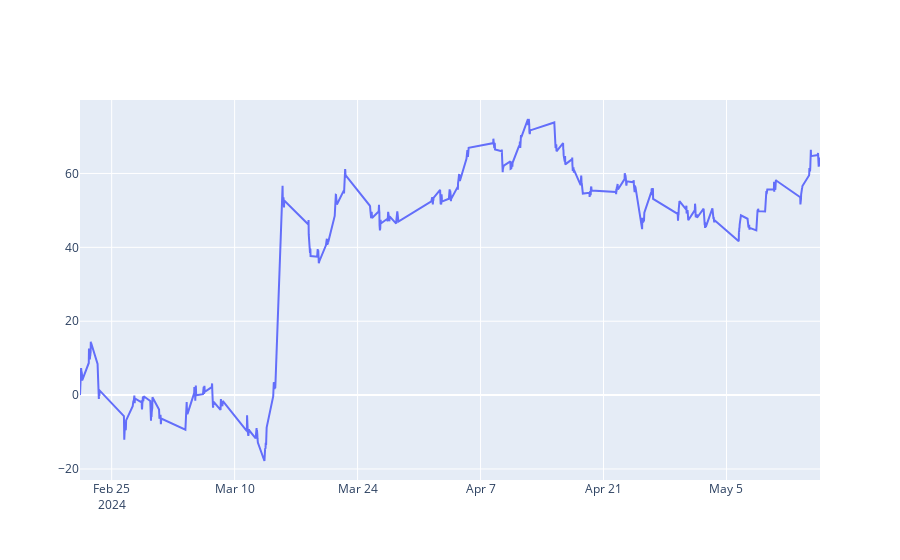

The code cell stored with this chart in its notebook:
### Code cell
# Plot the difference between the two tickers

fig = go.Figure()
fig.add_trace(go.Scatter(x=msft_adbe_dif.index, y=msft_adbe_dif, name='TSM-QCOM'))

fig.show()

### Figure 1 — Plotly figure (JSON) as saved in the notebook; plotly's stock layout.template omitted (floating-point values rounded to 4 significant figures; data arrays with more than 128 entries replaced by an {"elided": "..."} marker saying what was removed)
{"data": [{"name": "TSM-QCOM", "type": "scatter", "x": {"elided": "780 str values"}, "y": {"elided": "780 float values"}}], "layout": {}}
